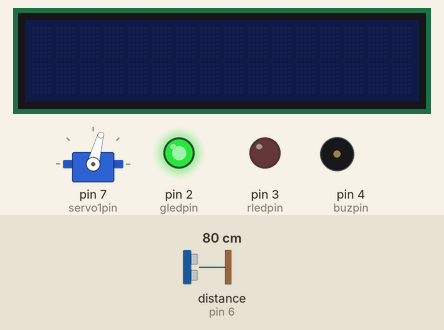
Bench run of a sketch on a simulated Arduino Uno, built with avr-gcc and run on an emulated ATmega328P. Parts: servo, 16×2 character LCD, output pins drawn as LEDs (lit = HIGH), buzzer (waves = sounding, pin HIGH). Wiring (inferred from the names in the program): ultrasonic range finder: trigger pin 5; echo pin 6. Dashed ring = blinking. Inputs (shaded band) come from the test bench; at power-on: distance to the obstacle (sensor on pin 6) 80 cm. The echo pulse lasts 58.3 µs per cm; pins used as bus, display or sensor lines are not drawn; what the sketch prints to the serial monitor is not drawn.

Above: at 1.2 s.
1.3 s: distance to the obstacle (sensor on pin 6) set to 17 cm
4.3 s: distance to the obstacle (sensor on pin 6) set to 14 cm
At 4.76 s:
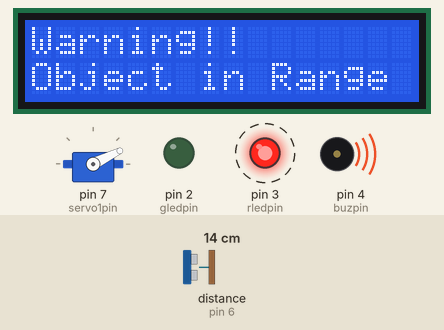
7.3 s: distance to the obstacle (sensor on pin 6) set to 60 cm
10.3 s: distance to the obstacle (sensor on pin 6) set to 2 cm
At 10.99 s:
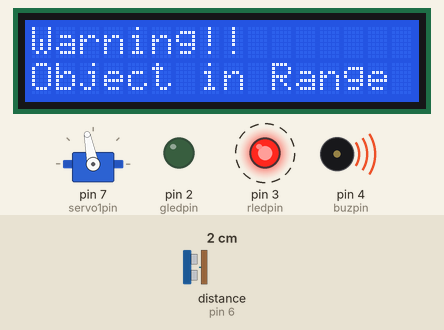
13.3 s: distance to the obstacle (sensor on pin 6) set to 120 cm
At 13.45 s:
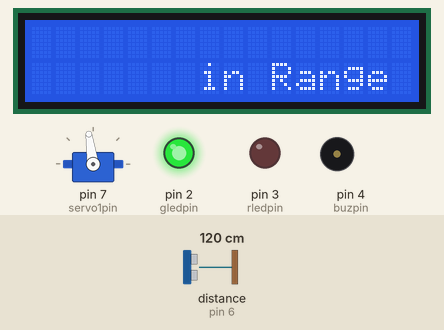
16.3 s: distance to the obstacle (sensor on pin 6) set to 35 cm
At 20.1 s:
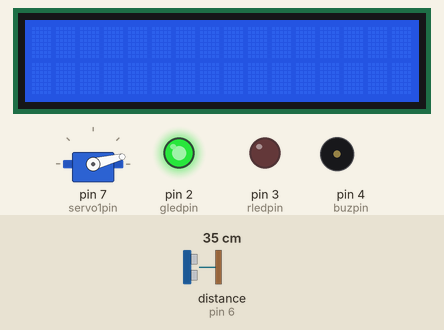
Timing chart, 0 to 20.3 s (numbered marks = the images above; inputs shaded):
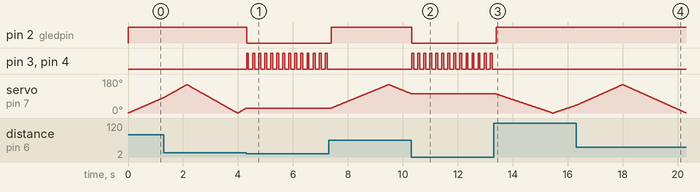

The sketch:

final.ino
```cpp
#include<Servo.h>
#include<LiquidCrystal.h>

Servo servo1;
int servo1pin=7;
int trigpin=5;
int echopin=6;
int rledpin=3;
int gledpin=2;
int buzpin=4;
float duration,distance;
int pos=0;

const int rs=13 , en=12 , d4=11, d5=10,d6=9,d7=8;
LiquidCrystal lcd(rs,en,d4,d5,d6,d7);


void setup() {
  // put your setup code here, to run once:
  servo1.attach(servo1pin);
  pinMode(trigpin,OUTPUT);
  pinMode(echopin,INPUT);
  pinMode(rledpin,OUTPUT);
  pinMode(gledpin,OUTPUT);
  pinMode(buzpin,OUTPUT);
  Serial.begin(115200);
}

void loop() {
  // put your main code here, to run repeatedly:
   digitalWrite(gledpin,HIGH);

   for(pos=0;pos<=150;pos++){
    servo1.write(pos);
    loop1:
    lcd.print("                 ");
    digitalWrite(trigpin,LOW);
    delayMicroseconds(2);
    digitalWrite(trigpin,HIGH);
    delayMicroseconds(10);
    digitalWrite(trigpin,LOW);
    duration=pulseIn(echopin,HIGH);
    distance=(duration*0.0343)/2;

    Serial.print("Distance = ");
    Serial.println(distance);

    delay(10);
    while(distance<15){
      digitalWrite(gledpin,LOW);
      digitalWrite(rledpin,HIGH);
      digitalWrite(buzpin,HIGH);
      delay(70);
      digitalWrite(rledpin,LOW);
      digitalWrite(buzpin,LOW);
      delay(70);
      lcd.begin(16,2);
      lcd.print("Warning!!");
      lcd.setCursor(0, 1);
      lcd.print("Object in Range !!");

      goto loop1;
    }
    digitalWrite(gledpin,HIGH);

   }
   for(pos=150;pos>=0;pos--){
    servo1.write(pos);
    loop2:
    lcd.print("                 ");
    digitalWrite(trigpin,LOW);
    delayMicroseconds(2);
    digitalWrite(trigpin,HIGH);
    delayMicroseconds(10);
    digitalWrite(trigpin,LOW);
    duration=pulseIn(echopin,HIGH);
    distance=(duration*0.0343)/2;

    Serial.print("Distance = ");
    Serial.println(distance);

    delay(10);
    while(distance<15){
      digitalWrite(gledpin,LOW);
      digitalWrite(rledpin,HIGH);
      digitalWrite(buzpin,HIGH);
      delay(70);
      digitalWrite(rledpin,LOW);
      digitalWrite(buzpin,LOW);
      delay(70);
      lcd.begin(16,2);
      lcd.print("Warning!!");
      lcd.setCursor(0, 1);
      lcd.print("Object in Range !!");

      goto loop2;
    }
    digitalWrite(gledpin,HIGH);
   }
}
```

Measured:
- the behaviour switches between 16 and 15 cm on distance to the obstacle (sensor on pin 6) (found by bisection; images 0 and 1)
- after the input at 4.3 s, pin 2 (gledpin): HIGH → LOW at once; pin 3 (rledpin), pin 4 (buzpin): alternates HIGH for 0.07 s and LOW for 0.15 s, starting at once; servo on pin 7 (servo1pin): goes on until 4.3 s, then stays 26°
- after the input at 7.3 s, pin 2 (gledpin): LOW → HIGH after 0.10 s; pin 3 (rledpin), pin 4 (buzpin): stops changing and stays LOW; servo on pin 7 (servo1pin): rises from 26° to 150° in 2.1 s, then falls to 102° in 0.83 s
- after the input at 10.3 s, pin 2 (gledpin): HIGH → LOW at once; pin 3 (rledpin), pin 4 (buzpin): alternates HIGH for 0.07 s and LOW for 0.15 s, starting at once; servo on pin 7 (servo1pin): goes on until 10.3 s, then stays 101°
- after the input at 13.3 s, pin 2 (gledpin): LOW → HIGH after 0.10 s; pin 3 (rledpin), pin 4 (buzpin): stops changing and stays LOW
